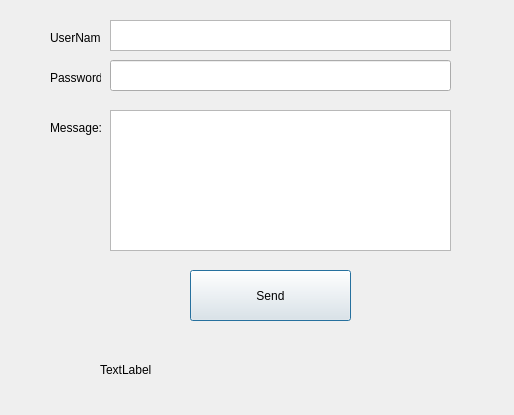
<?xml version="1.0" encoding="UTF-8"?>
<ui version="4.0">
 <class>facebookBot</class>
 <widget class="QDialog" name="facebookBot">
  <property name="geometry">
   <rect>
    <x>0</x>
    <y>0</y>
    <width>514</width>
    <height>415</height>
   </rect>
  </property>
  <property name="windowTitle">
   <string>Facebook Message Bot</string>
  </property>
  <widget class="QTextEdit" name="userNameInput">
   <property name="geometry">
    <rect>
     <x>110</x>
     <y>20</y>
     <width>341</width>
     <height>31</height>
    </rect>
   </property>
  </widget>
  <widget class="QLabel" name="userNameLabel">
   <property name="geometry">
    <rect>
     <x>50</x>
     <y>30</y>
     <width>51</width>
     <height>16</height>
    </rect>
   </property>
   <property name="text">
    <string>UserName:</string>
   </property>
  </widget>
  <widget class="QLabel" name="passwordLabel">
   <property name="geometry">
    <rect>
     <x>50</x>
     <y>70</y>
     <width>51</width>
     <height>16</height>
    </rect>
   </property>
   <property name="text">
    <string>Password:</string>
   </property>
  </widget>
  <widget class="QTextEdit" name="messageInput">
   <property name="geometry">
    <rect>
     <x>110</x>
     <y>110</y>
     <width>341</width>
     <height>141</height>
    </rect>
   </property>
  </widget>
  <widget class="QLabel" name="messageLabel">
   <property name="geometry">
    <rect>
     <x>50</x>
     <y>120</y>
     <width>51</width>
     <height>16</height>
    </rect>
   </property>
   <property name="text">
    <string>Message:</string>
   </property>
  </widget>
  <widget class="QPushButton" name="sendButton">
   <property name="geometry">
    <rect>
     <x>190</x>
     <y>270</y>
     <width>161</width>
     <height>51</height>
    </rect>
   </property>
   <property name="text">
    <string>Send</string>
   </property>
  </widget>
  <widget class="QLineEdit" name="passwordInput">
   <property name="geometry">
    <rect>
     <x>110</x>
     <y>60</y>
     <width>341</width>
     <height>31</height>
    </rect>
   </property>
   <property name="echoMode">
    <enum>QLineEdit::Password</enum>
   </property>
  </widget>
  <widget class="QLabel" name="updateText">
   <property name="geometry">
    <rect>
     <x>100</x>
     <y>360</y>
     <width>351</width>
     <height>20</height>
    </rect>
   </property>
   <property name="text">
    <string>TextLabel</string>
   </property>
  </widget>
 </widget>
 <resources/>
 <connections/>
</ui>
